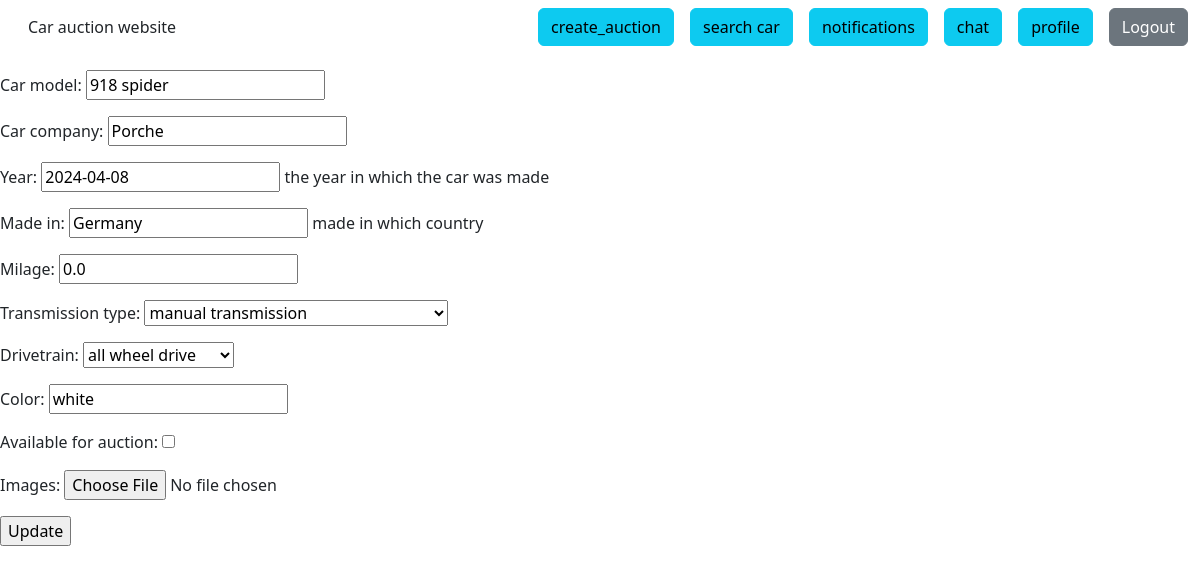
/update/3/ (signed in), run on the app's committed database.
### core/models.py (models this page shows, shortened)
class Car(models.Model):
    TRANSMISSIONS = {
        "auto": "auto transmission",
        "manual": "manual transmission",
        "cvt": "continuous variable transmission CVT ",
    }
    DRIVETRAINS = {
        "awd": "all wheel drive",
        "fwd": "front-wheel drive",
        "rwd": "rear-wheel drive",
        "4wd": "four-wheel drive",
    }
    owner = models.ForeignKey(
        settings.AUTH_USER_MODEL,
        on_delete=models.CASCADE,
        related_name="car_owner",
        null=True,
        blank=True,
    )
    car_model = models.CharField(max_length=20)
    car_company = models.CharField(max_length=20)
    year = models.DateField(help_text="the year in which the car was made")
    made_in = models.CharField(max_length=10, help_text="made in which country")
    milage = models.FloatField()
    transmission_type = models.CharField(max_length=6, choices=TRANSMISSIONS)
    drivetrain = models.CharField(max_length=3, choices=DRIVETRAINS)
    color = models.CharField(max_length=20, null=True, blank=True)
    auction_start_time = models.DateTimeField(auto_now_add=True)
    auction_end_date = models.DateTimeField(auto_now=True)
    available_for_auction = models.BooleanField(default=False)
    images = models.ImageField(upload_to="cars/", null=True, blank=True)
    class Meta:
        ordering = ["-auction_start_time"]

### core/views.py (the view)
# urls.py: path("update/<int:pk>/", UpdateCar.as_view(), name="update_car"),
class UpdateCar(LoginRequiredMixin,UpdateView):
    model = Car
    fields = [
        "car_model",
        "car_company",
        "year",
        "made_in",
        "milage",
        "transmission_type",
        "drivetrain",
        "color",
        "available_for_auction",
        "images",
    ]
    template_name = "update.html"
    success_url = reverse_lazy("profile")

### core/templates/update.html
{% extends "base.html" %}
{% load crispy_forms_tags %}
{% block body %}
  <form method="post">{% csrf_token %}
    {{ form.as_p }}
    <input type="submit" value="Update">
  </form>
{% endblock %}

### data on the page
Car: car_model "918 spider", car_company "Porche", year "2024-04-08", made_in "Germany", milage "0.0", transmission_type "manual transmission", drivetrain "all wheel drive", color "white"
